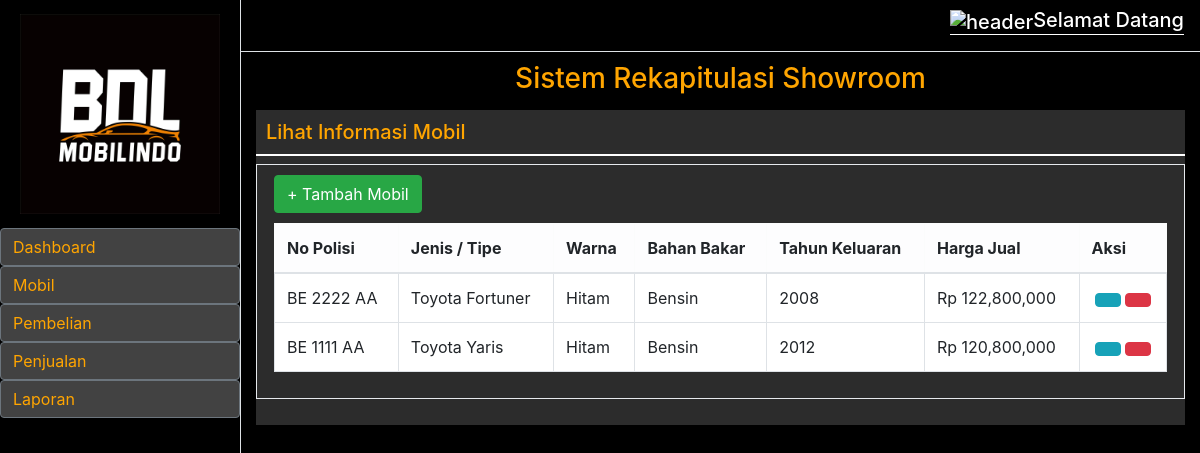
The page /index.php/auth/lihatmobil on the database its author committed.
### tables this page shows
CREATE TABLE `mobil` (
  `id_mobil` int(5) NOT NULL,
  `tgl_beli` date NOT NULL,
  `no_polis` varchar(30) NOT NULL,
  `jenis_typr` varchar(30) NOT NULL,
  `warna` varchar(30) NOT NULL,
  `bahan_bakar` varchar(30) NOT NULL,
  `tahun_keluaran` int(5) NOT NULL,
  `harga_jual` int(30) NOT NULL,
  `harga_beli` int(30) NOT NULL
);

### application/controllers/Auth.php (called while the page is built, shortened)
<?php
class Auth extends CI_Controller
{
    public function __construct()
    {
        $this->load->library('form_validation');
        $this->load->model('model_mobil');
        $this->load->model('model_pembelian');
        $this->load->model('model_penjualan');
    }
    public function lihatmobil()
    {
        $data = array(
            'title' => 'Data Mobil',
            'data_mobil' => $this->model_mobil->tabel_mobil()
        );
        $this->load->view('lihat-mobil', $data);
    }
}

### index.php (called while the page is built, shortened)
<?php
require_once BASEPATH.'core/CodeIgniter.php';

### application/models/Model_mobil.php (called while the page is built, shortened)
<?php
class Model_mobil extends CI_Model
{
    public function tabel_mobil()
    {
        $query = $this->db->order_by('id_mobil', 'DESC')->get('mobil');
        return $query->result();
    }
}

### application/views/lihat-mobil.php (the view, shortened to what this page needs)
<!DOCTYPE html>
<html>
<head>
    <link href="assets/vendor/bootstrap/css/bootstrap.min.css" rel="stylesheet">
    <link href="assets/css/lihat-mobil.css" rel="stylesheet">
</head>
<body>
        <div class="d-flex" id="wrapper">
            <div class="border-right" id="sidebar-wrapper" style="background-color: black;">
                <div class="sidebar-heading"><img src="assets/img/logo.jpg " width="200"></div>
                <div class="list-group list-group-flush">
                    <button id="btnGroupDrop1" type="button" class="btn btn-secondary" aria-expanded="false" onclick="location.href='<?= base_url('Dashboard'); ?>'">
                        Dashboard
                    </button>
                    <button id="btnGroupDrop1" type="button" class="btn btn-secondary" aria-expanded="false">
                        Mobil
                    </button>
                    <button id="btnGroupDrop1" type="button" class="btn btn-secondary" aria-expanded="false">
                        Pembelian
                    </button>
                    <button id="btnGroupDrop1" type="button" class="btn btn-secondary" aria-expanded="false">
                        Penjualan
                    </button>
                    <button id="btnGroupDrop1" type="button" class="btn btn-secondary" aria-expanded="false">
                        Laporan
                    </button>
                </div>
            </div>
            <div id="page-content-wrapper">
                <nav class="navbar navbar-expand-lg navbar-light border-bottom" style="background-color: black;">
                <div class="collapse navbar-collapse" id="navbarSupportedContent">
                    <ul class="navbar-nav ml-auto mt-2 mt-lg-0">
                    <li class="nav-item active">
                        <h4 class="header"><img src=assets/img/header.png alt="header" style="width: 20px; height: 20px;">Selamat Datang</h4>
                    </li>
                    </ul>
                </div>
                </nav>
                <div class="container-fluid">
                    <h3 style="color: orange; text-align: center; padding-top: 10px">Sistem Rekapitulasi Showroom</h3>
                        <form action="<?php echo base_url('Auth/AksiInsert') ?>" method="post">
                            <div class="card-wrapper pb-3">
                            <h5 style="padding: 10px;border-bottom: 2px solid white; color: orange;">Lihat Informasi Mobil</h5>
                                <div class="x_panel">
                                    <div class="x_title">
                                        <button type="button" class="btn btn-success" onclick="location.href='<?= base_url('Tambahmobil'); ?>'">+ Tambah Mobil</button>
                                    </div>
                                        <table class="table table-bordered">
                                            <thead class="table-light">
                                                    <tr>
                                                        <th>No Polisi</th>
                                                        <th>Jenis / Tipe</th>
                                                        <th>Warna</th>
                                                        <th>Bahan Bakar</th>
                                                        <th>Tahun Keluaran</th>
                                                        <th>Harga Jual</th>
                                                        <th>Aksi</th>
                                                    </tr>
                                            </thead>
                                            <tbody>
                                                <?php foreach ($data_mobil  as $mobil) { ?>
                                                    <tr>
                                                        <td><?php echo $mobil->no_polis ?></td>
                                                        <td><?php echo $mobil->jenis_typr ?></td>
                                                        <td><?php echo $mobil->warna ?></td>
                                                        <td><?php echo $mobil->bahan_bakar ?></td>
                                                        <td><?php echo $mobil->tahun_keluaran ?></td>
                                                        <td>Rp <?php echo number_format($mobil->harga_jual) ?></td>
                                                        <td style=" text-align: center;">
                                                            <?php echo anchor('example/edit_form_med/' . $mobil->id_mobil, '<button class="btn btn-info btn-xs" type="button"><span  class="fa fa-pencil fa-3x"></span></button>'); ?>
                                                            <?php echo anchor('example/remove_med/' . $mobil->id_mobil, '<button class="btn btn-danger btn-xs" type="button"><span class="fa fa-trash fa-3x"></span></button>'); ?>
                                                        </td>
                                                    </tr>
                                                <?php } ?>
                                            </tbody>
                                        </table>
                </div>
            </div>
</body>
</html>

### assets/css/lihat-mobil.css (style rules this page uses)
.header { font-size: 20px; border-width: 10px; border-bottom: 1.5px solid white; text-align: right; color: rgb(255, 255, 255); }
.card-wrapper { background-color: rgb(44, 44, 44); margin: 15px auto; }
.x_panel, .x_title { margin-bottom: 10px }
.x_panel { position: relative; width: 100%; padding: 10px 17px; display: inline-block; background-color: rgb(44, 44, 44); border: 1px solid #E6E9ED; -webkit-column-break-inside: avoid; -moz-column-break-inside: avoid; -webkit-column-break-inside: avoid; opacity: 1; transition: all .2s ease; position: relative; }
table.table { background-color: white; }
.header { font-size: 20px; text-align: right; color: rgb(255, 255, 255); }
#btnGroupDrop1 { text-align: left; color: orange; background-color: #424242; }
#wrapper { overflow-x: hidden; background-color: black; }
#sidebar-wrapper { text-align: right; min-height: 100vh; margin-left: -15rem; -webkit-transition: margin .25s ease-out; -moz-transition: margin .25s ease-out; -o-transition: margin .25s ease-out; transition: margin .25s ease-out; }
#sidebar-wrapper .sidebar-heading { padding: 0.875rem 1.25rem; font-size: 1.2rem; }
#sidebar-wrapper .list-group { width: 15rem; }
#page-content-wrapper { min-width: 1000vw; }
@media (min-width: 768px) { #sidebar-wrapper { margin-left: 0; } }
@media (min-width: 768px) { #page-content-wrapper { min-width: 0; width: 100%; } }

### rows shown on the page
mobil: no_polis "BE 2222 AA", jenis_typr "Toyota Fortuner", warna "Hitam", bahan_bakar "Bensin", tahun_keluaran "2008", harga_jual "122,800,000"
mobil: no_polis "BE 1111 AA", jenis_typr "Toyota Yaris", warna "Hitam", bahan_bakar "Bensin", tahun_keluaran "2012", harga_jual "120,800,000"
